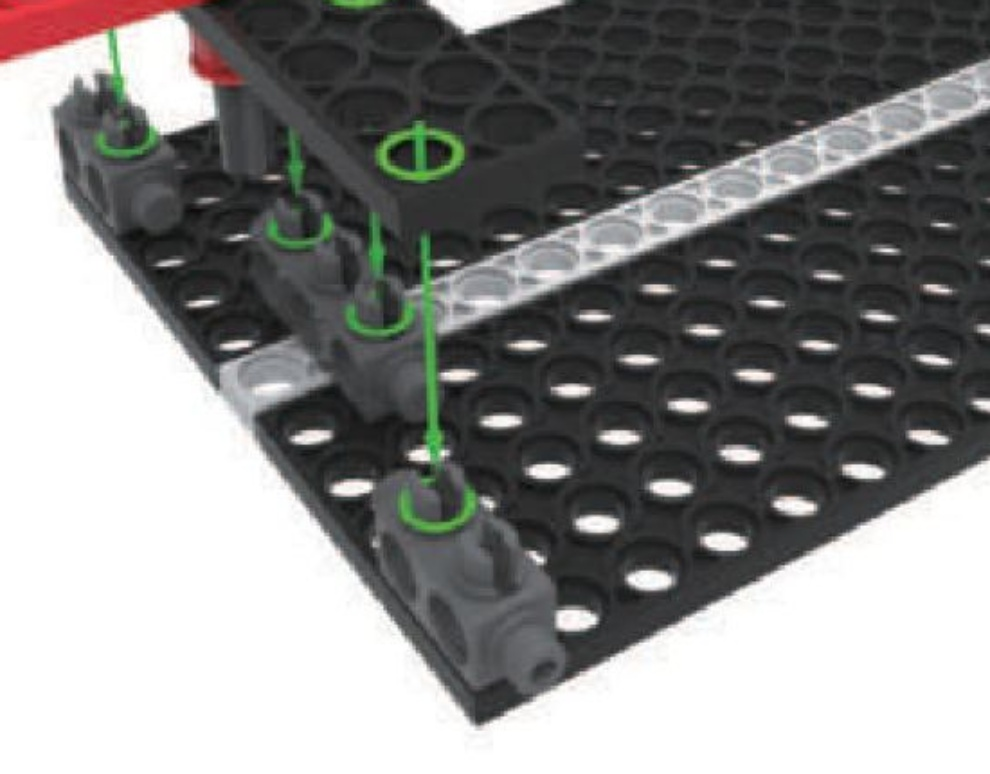
#> input picture scripts/assembly-tools/scratch_38a.jpg, 990 x 774 px
$ python -i textbook_view.py   (imports and definitions only)
#> lines starting #> are read from the running program, lines starting #| are printed output that depends on the picture; after the words box and inside, x2 and y2 are one past the last pixel; in counts of white or black regions, pixels touching at a corner belong together
#> further down, picture is the input picture: shape (774, 990, 3); mean B, G, R 137.2, 138, 138
# 교재 쪽의 필요한 곳만 크게 잘라 보고, 흰 구멍을 자동으로 찾아 번호를 붙인다.
#   python textbook_view.py <권> <쪽> [x0 y0 x1 y1] [--scale 2] [--holes] [--out 경로.png]
#   x0 y0 x1 y1 = 쪽 전체를 0~1 로 본 비율(왼쪽 위 → 오른쪽 아래). 생략하면 쪽 전체.
#   결과 PNG 경로가 출력된다 → Read 도구로 열어 본다.  --holes 를 주면 흰 구멍에 번호를 그리고 위치 목록도 출력한다.
# 쪽 이미지는 MCP 의 upload_textbook_page 로 올려 둔 원본 해상도 파일(가로 2524px)이다(올리는 법: textbook_pages.py).
#
# --holes 방법(사용자 설명: 구멍은 하얗고 동그란 것이라 부품과 확실히 다르다):
#   종이 바탕(쪽 가장자리와 이어진 흰색)을 뺀 "부품 덩어리" 안에 갇힌 흰 덩어리 중 크기·동그란 정도가 맞는 것 = 구멍 후보.
#   비스듬히 그려져 찌그러진 타원도 받는다. 흰색·연한 회색 부품 위의 구멍은 못 찾을 수 있다 → 번호 그림을 눈으로 확인한다.
import sys, os, urllib.request, tempfile
import numpy as np, cv2

BASE = "https://brfeszcyjsaprbakqsjl.supabase.co/storage/v1/object/public/textbook-files/pages"

# [10 lines left out: function fetch_page, not called in this run]

def find_holes(img):
    """부품 안의 구멍 후보 [(cx, cy, 가로, 세로), ...] (이미지 픽셀).
    구멍 안쪽은 흰색~연한 회색이라 둘레 부품 면보다 밝다 → 주변 평균보다 밝은 덩어리 중 타원 모양이고 둘레가 어두운 것."""
    gray = cv2.cvtColor(img, cv2.COLOR_BGR2GRAY).astype(np.float32)
    H, W = gray.shape
    # 종이 바탕 = 쪽 가장자리와 이어진 아주 밝은 영역
    paper = (gray > 225).astype(np.uint8)
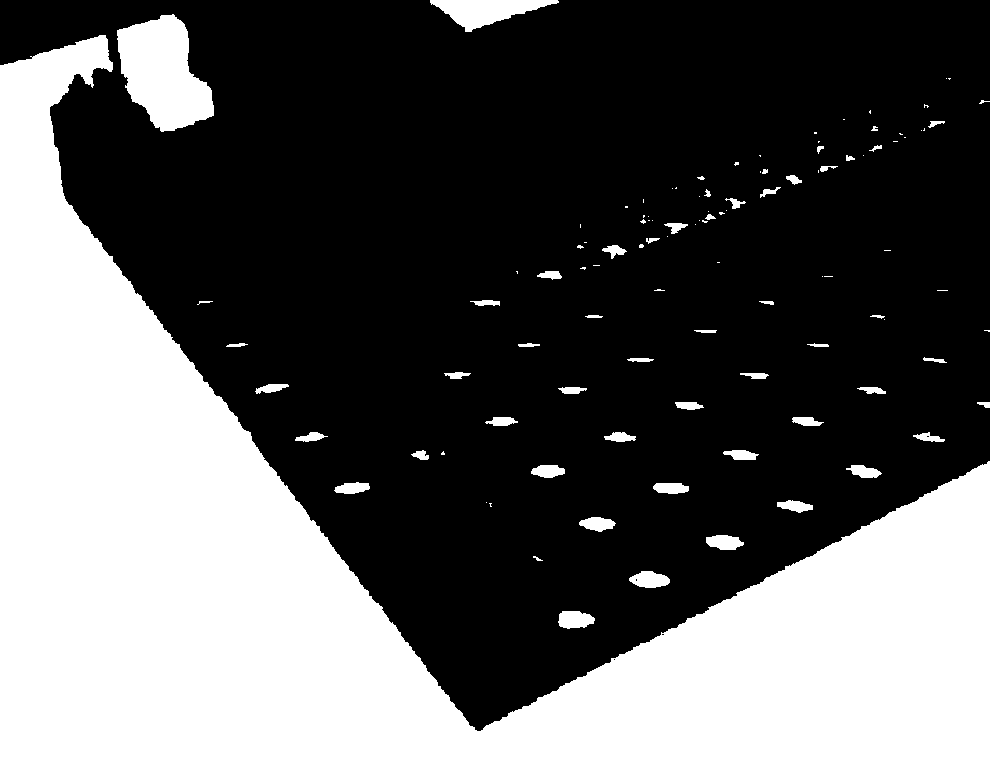
#> paper: shape (774, 990); values 0 (black) and 1 (white), 37% white; 108 white regions (53 under 20 px), largest, box (x1, y1, x2, y2) and area: (0, 35, 990, 774) 265951, (117, 14, 214, 132) 7406, (430, 0, 559, 32) 2121
    n, lab, st, _ = cv2.connectedComponentsWithStats(paper, connectivity=4)
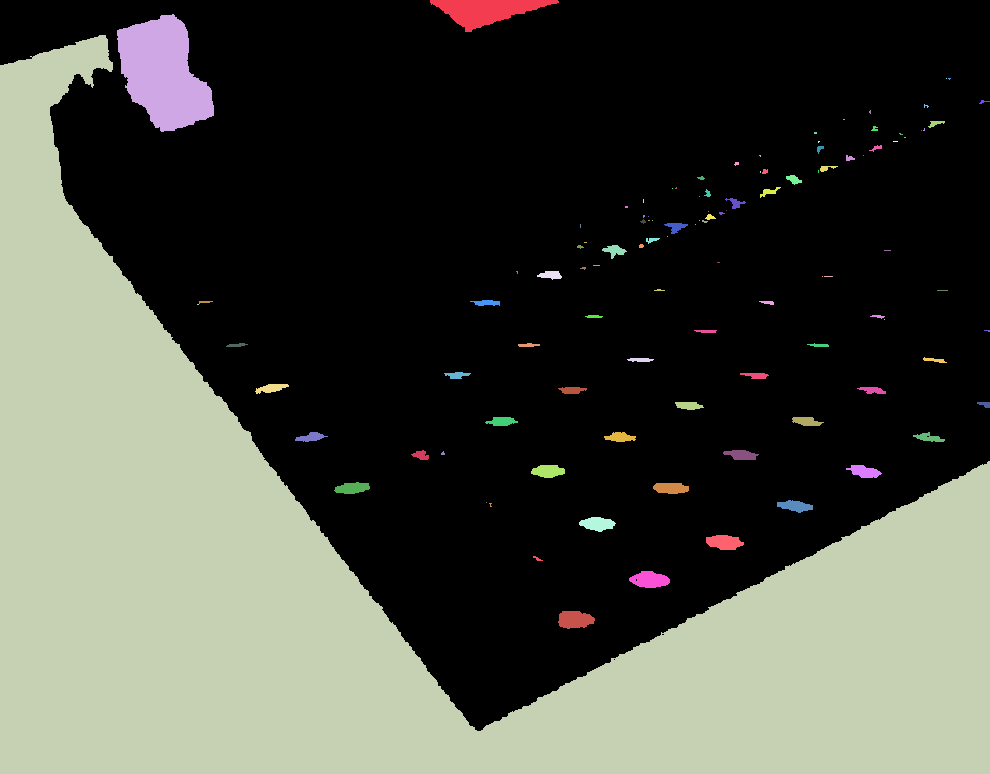
#> lab: shape (774, 990) int32; 111 distinct labels, from 0 to 110; one colour per label, 0 black
#> n = 111; st = 111 rows, first 6: [0, 0, 990, 731, 482998], [430, 0, 129, 32, 2121], [117, 14, 97, 118, 7406], [0, 35, 990, 739, 265949], [30, 56, 2, 1, 2], [946, 78, 1, 1, 1]
    bg = np.zeros_like(paper)
    for i in range(1, n):
        x, y, w, h, a = st[i]
        if x == 0 or y == 0 or x + w >= W or y + h >= H:
            bg[lab == i] = 1
#> this loop made 110 passes
#> (x, y, w, h, a) on passes 1 to 8: (430, 0, 129, 32, 2121), (117, 14, 97, 118, 7406), (0, 35, 990, 739, 265949), (30, 56, 2, 1, 2), (946, 78, 1, 1, 1), (948, 78, 3, 2, 4), (979, 100, 11, 4, 19), (924, 104, 5, 4, 10)
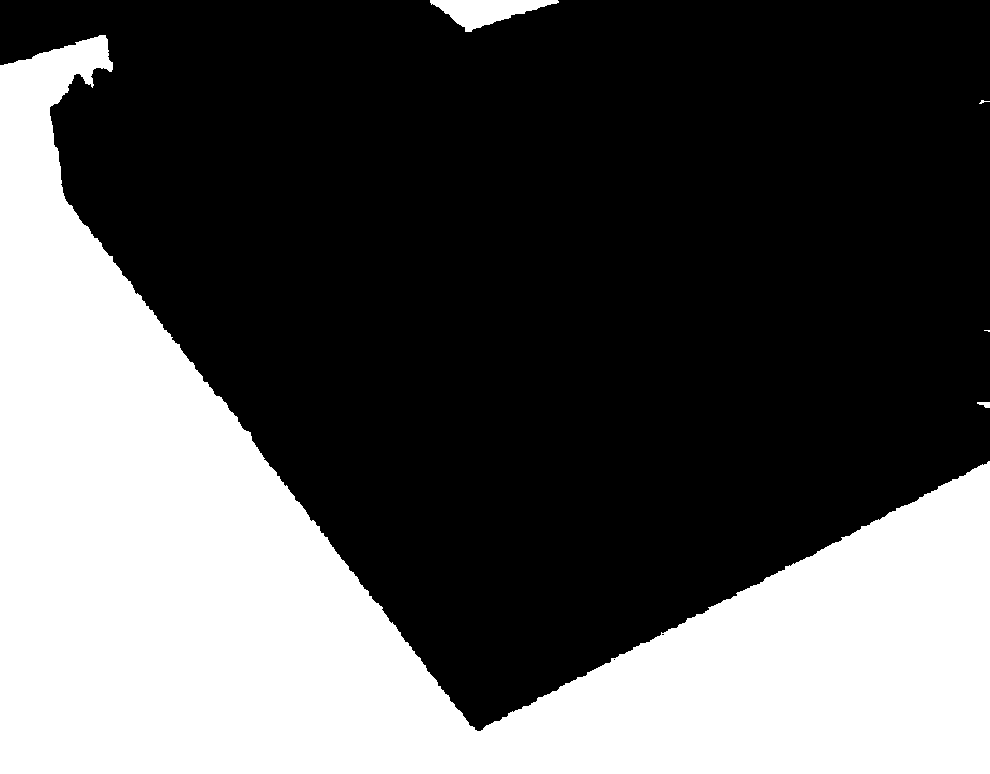
#> bg: shape (774, 990); values 0 (black) and 1 (white), 35% white; 5 white regions (2 under 20 px), largest, box (x1, y1, x2, y2) and area: (0, 35, 990, 774) 265949, (430, 0, 559, 32) 2121, (977, 402, 990, 408) 54
    hsv = cv2.cvtColor(img, cv2.COLOR_BGR2HSV)
#> hsv: shape (774, 990, 3); mean H, S, V 48.4, 11.1, 140.4
    green = ((hsv[..., 0] > 35) & (hsv[..., 0] < 90) & (hsv[..., 1] > 80)).astype(np.uint8)  # 초록 안내 원·선은 구멍이 아님
#> green: shape (774, 990); values 0 (black) and 1 (white), 1.9% white; 26 white regions (12 under 20 px), largest, box (x1, y1, x2, y2) and area: (374, 122, 468, 185) 3765, (416, 233, 446, 468) 3050, (398, 484, 478, 536) 1635
    loc = cv2.GaussianBlur(gray, (0, 0), 18)
    cand = (((gray - loc) > 8) & (gray > 95) & (bg == 0) & (green == 0)).astype(np.uint8)
#> cand: shape (774, 990); values 0 (black) and 1 (white), 9% white; 174 white regions (75 under 20 px), largest, box (x1, y1, x2, y2) and area: (431, 59, 990, 335) 23397, (114, 11, 219, 136) 8278, (405, 546, 553, 686) 3667
    cand = cv2.morphologyEx(cand, cv2.MORPH_OPEN, np.ones((3, 3), np.uint8))
#> cand: shape (774, 990); values 0 (black) and 1 (white), 8.5% white; 201 white regions (88 under 20 px), largest, box (x1, y1, x2, y2) and area: (431, 59, 990, 335) 23229, (114, 11, 219, 135) 8270, (406, 547, 553, 685) 3614
    n, lab, st, cen = cv2.connectedComponentsWithStats(cand, connectivity=8)
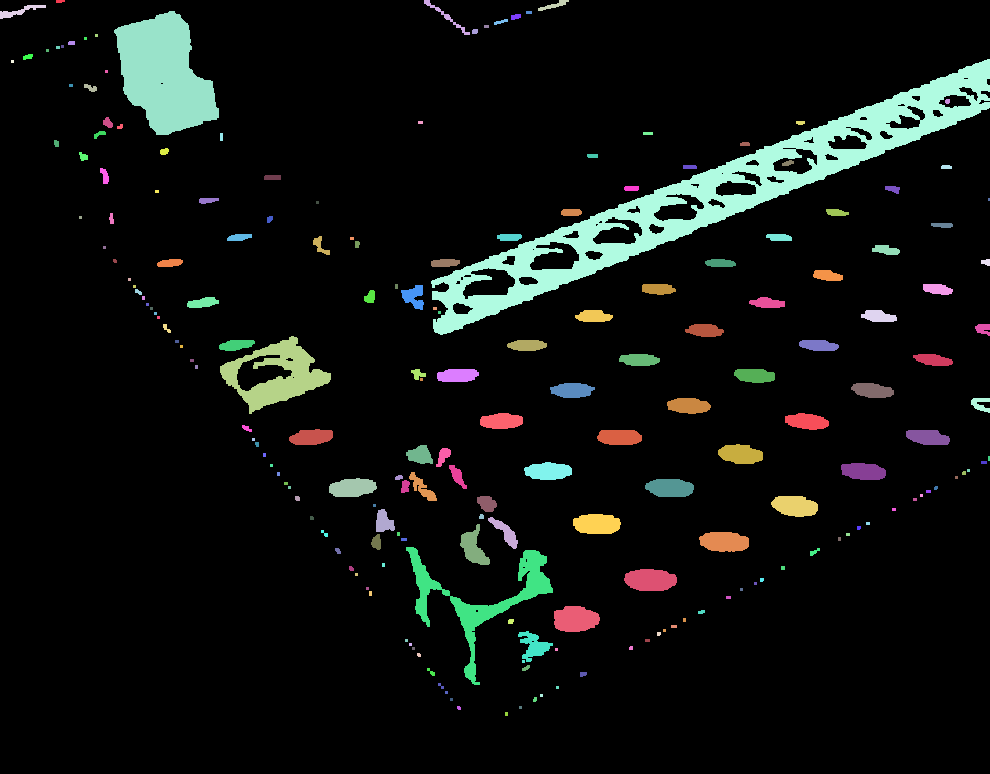
#> lab: shape (774, 990) int32; 202 distinct labels, from 0 to 201; one colour per label, 0 black
#> n = 202; st = 202 rows, first 6: [0, 0, 990, 774, 701078], [56, 0, 9, 3, 24], [424, 0, 46, 35, 191], [538, 0, 31, 11, 123], [0, 5, 46, 14, 218], [114, 11, 105, 124, 8270]; cen = 202 pairs, first value 12 to 988.5, second value 0.875 to 713.5
    out = []
    for i in range(1, n):
        x, y, w, h, area = st[i]
        if not (80 <= area <= 5000) or min(w, h) < 8:  # 글자·점 같은 작은 것 제외
            continue
        ar = max(w, h) / max(1, min(w, h))
        fill = area / (np.pi / 4 * w * h)
        if ar > 3.2 or fill < 0.72:
            continue
        # 둘레(한 겹 바깥)가 안쪽보다 확실히 어두워야 한다 — 구멍은 어두운 테두리 안의 밝은 면
        pad = 5
        y0, y1, x0, x1 = max(0, y - pad), min(H, y + h + pad), max(0, x - pad), min(W, x + w + pad)
        inner = gray[y0:y1, x0:x1][lab[y0:y1, x0:x1] == i]
        ring = (lab[y0:y1, x0:x1] != i)
        ringpix = gray[y0:y1, x0:x1][ring]
        if inner.size == 0 or ringpix.size < 20:
            continue
        if np.mean(ringpix) > np.mean(inner) - 18 or np.mean(green[y0:y1, x0:x1][ring]) > 0.2:
            continue
        out.append((float(cen[i][0]), float(cen[i][1]), float(w), float(h)))
#> this loop made 201 passes
#> (x, y, w, h, area) on passes 1, 5, 7: (56, 0, 9, 3, 24), (114, 11, 105, 124, 8270), (511, 14, 10, 6, 48)
#> after the loop, out = 33 items, first 6: (104.4, 175.5, 9, 16), (892.5, 188.7, 15, 8), (885.5, 249.6, 28, 10), (827, 275.2, 30, 11), (657.7, 288.6, 34, 11), (937.1, 288.8, 30, 11)
    return out

# [78 lines left out: functions find_marks, main, not called in this run]

# [2 lines not run here, left out]

>>> import cv2
>>> picture = cv2.imread('scratch_38a.jpg')
>>> result = find_holes(picture)
#> result has the same summary as out in find_holes

$ run again, on scripts/assembly-tools/scratch_40a.jpg
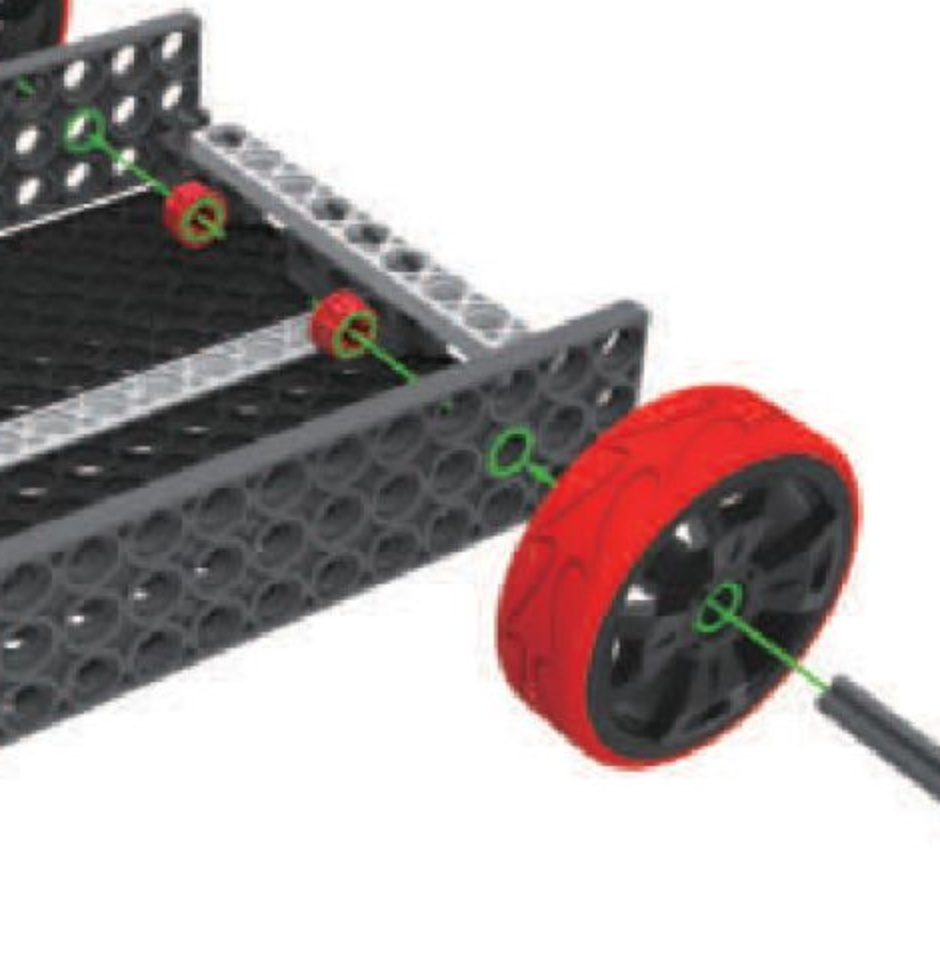
#> input picture scripts/assembly-tools/scratch_40a.jpg, 940 x 960 px
#> picture is the input picture: shape (960, 940, 3); mean B, G, R 177.2, 177.5, 185.9
#> paper: shape (960, 940); values 0 (black) and 1 (white), 56.7% white; 2 black regions (1 under 20 px), largest, box (x1, y1, x2, y2) and area: (0, 0, 940, 805) 390345
#> in find_holes, `n, lab, st, _ = cv2.connectedComponentsWithStats(paper, connectivity=4)`:
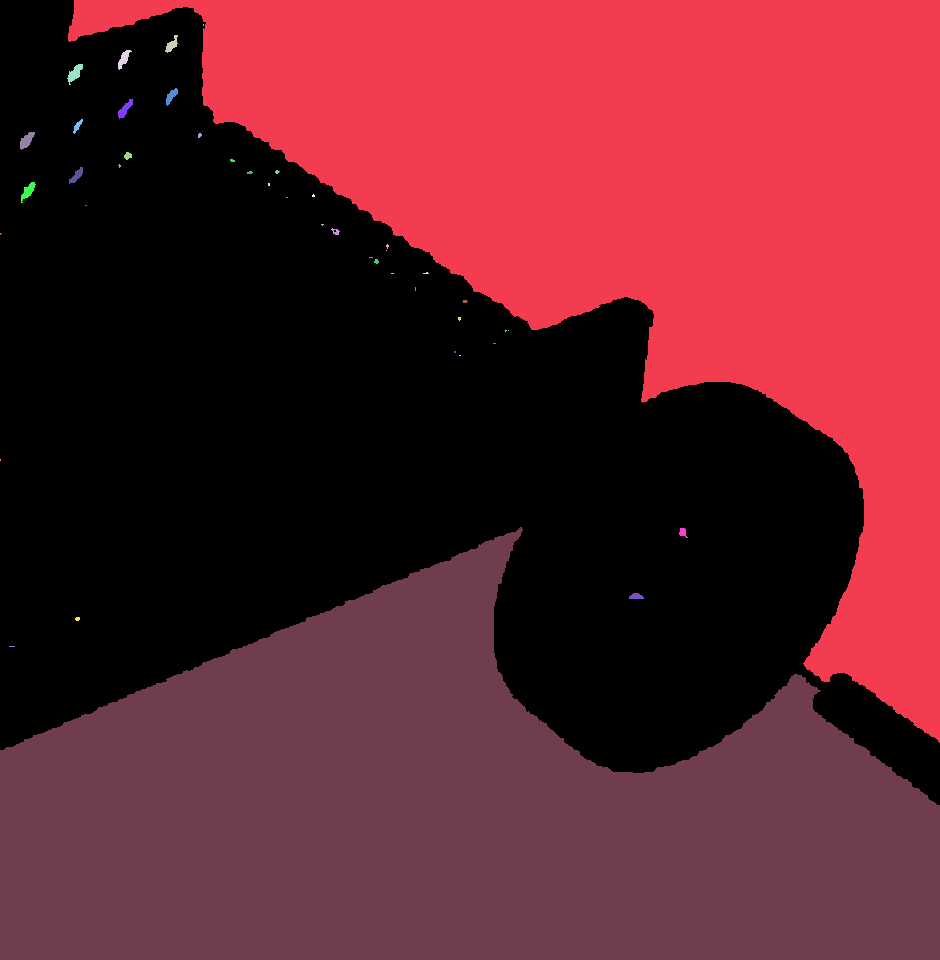
#> lab: shape (960, 940) int32; 45 distinct labels, from 0 to 44; one colour per label, 0 black
#> in find_holes, `n, lab, st, _ = cv2.connectedComponentsWithStats(paper, connectivity=4)`: n = 45; st = 45 rows, first 6: [0, 0, 940, 805, 390349], [68, 0, 872, 743, 256059], [203, 24, 1, 2, 2], [165, 35, 13, 18, 111], [118, 50, 14, 20, 127], [67, 64, 16, 21, 162]
#> the loop in find_holes, `for i in range(1, n):` made 44 passes
#> (x, y, w, h, a) on passes 1 to 8: (68, 0, 872, 743, 256059), (203, 24, 1, 2, 2), (165, 35, 13, 18, 111), (118, 50, 14, 20, 127), (67, 64, 16, 21, 162), (166, 88, 12, 18, 107), (118, 99, 15, 20, 135), (73, 119, 10, 15, 61)
#> hsv: shape (960, 940, 3); mean H, S, V 39.8, 18.2, 187.4
#> green: shape (960, 940); values 0 (black) and 1 (white), 0.96% white; 39 white regions (20 under 20 px), largest, box (x1, y1, x2, y2) and area: (693, 582, 810, 678) 2853, (486, 428, 557, 488) 1869, (66, 107, 120, 161) 1121
#> in find_holes, `n, lab, st, cen = cv2.connectedComponentsWithStats(cand, connectivity=8)`:
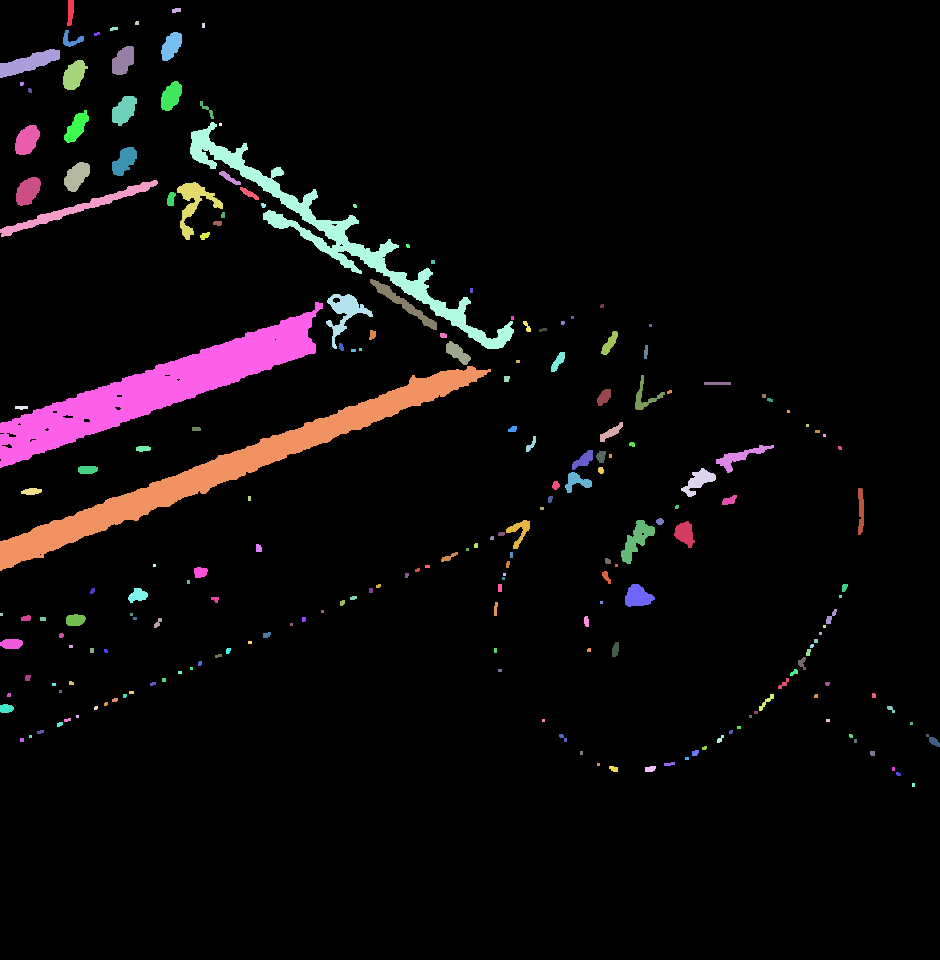
#> lab: shape (960, 940) int32; 213 distinct labels, from 0 to 212; one colour per label, 0 black
#> in find_holes, `n, lab, st, cen = cv2.connectedComponentsWithStats(cand, connectivity=8)`: n = 213; st = 213 rows, first 6: [0, 0, 940, 960, 849362], [67, 0, 7, 26, 140], [172, 8, 9, 5, 37], [135, 21, 4, 4, 15], [202, 23, 3, 5, 15], [110, 27, 8, 4, 25]; cen = 213 pairs, first value 1 to 933.1, second value 9.89 to 784.5
#> the loop in find_holes, `for i in range(1, n):` made 212 passes
#> after the loop in find_holes, `for i in range(1, n):`: out = 19 items, first 6: (171, 45.52, 21, 29), (122.8, 60.31, 22, 29), (73.85, 74.67, 25, 30), (170.8, 95.72, 21, 30), (123.7, 109.8, 25, 30), (26.62, 139.7, 25, 30)
#> result has the same summary as out in find_holes
